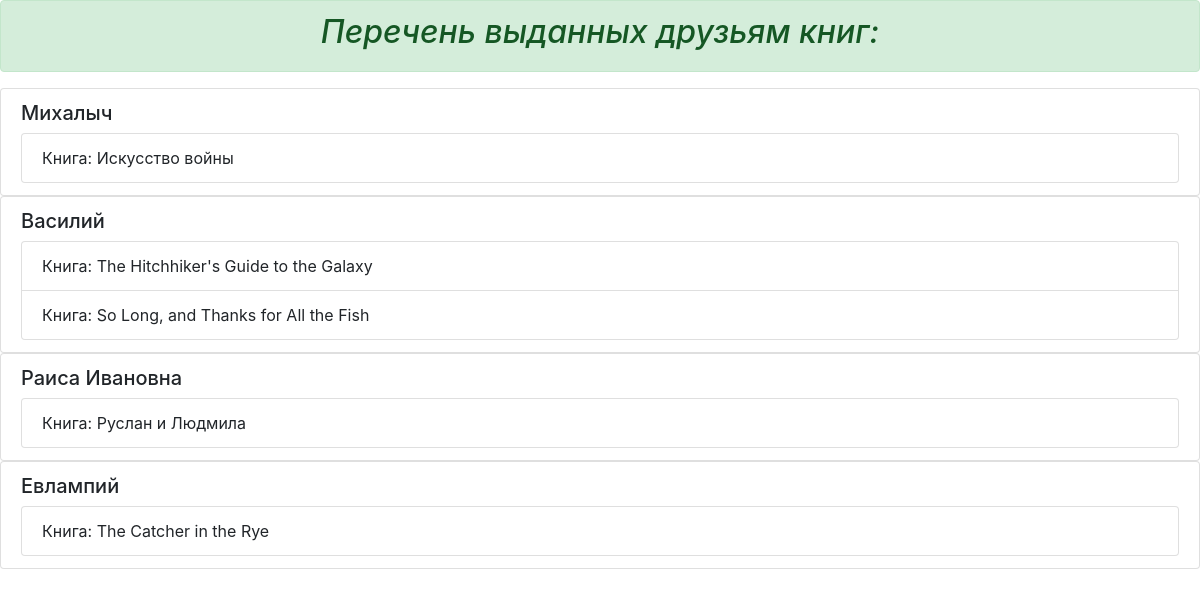
The app's page /friend_list/ with its own data.
### p_library/models.py (models this page shows, shortened)
class Friend(models.Model):
	friend_name = models.CharField(max_length=30)

class Book(models.Model):
	ISBN = models.CharField(max_length=13)
	title = models.TextField()
	description = models.TextField()
	year_release = models.SmallIntegerField()
	author = models.ForeignKey(Author, on_delete=models.CASCADE)
	publisher = models.ForeignKey(Publisher, on_delete=models.CASCADE, null=True, blank=True, related_name='books')
	copy_count = models.SmallIntegerField(default=1)
	price = models.DecimalField(default=0.00, max_digits=7, decimal_places=2)
	friend = models.ManyToManyField(Friend, blank=True, related_name='books')
	image = models.ImageField(upload_to='picture/%Y/%m/%d', blank=True)

### p_library/views.py (the view)
# urls.py: path('friend_list/', views.friend_list),
def friend_list(request):
	template = loader.get_template('friend_list.html')
	friends = Friend.objects.all()
	data = {"friends": friends,}
	return HttpResponse(template.render(data, request))

### p_library/templates/friend_list.html (shortened to what this page needs)
{% extends 'base.html' %}
{% block header %}Перечень выданных друзьям книг:{% endblock header %}
{% block content %}
{% for friend in friends %}
<ul class="list-group">
    <li class="list-group-item">
        <h5>{{ friend.friend_name }}</h5>
            <ul class="list-group">
            {% for book in friend.books.all %}
                <li class="list-group-item"> Книга: {{ book.title }}</li>
            {% endfor %}
        </ul>
    </li>
</ul>
{% endfor %}
{% endblock %}

### p_library/templates/base.html (shortened to what this page needs)
<!DOCTYPE html>
{% load staticfiles %}
<html lang="en">
<head>
    <link rel="stylesheet" href='{% static "bootstrap/bootstrap.min.css" %}' />
</head>
<body>
    <div class="alert alert-success" role="alert">
        <h2 class="text-center font-italic">{% block header %}{% endblock header %}</h2>
    </div>
        {% block content %}
        {% endblock content %}
</body>

### records on screen
Friend: friend_name "Михалыч"
Book: title "Искусство войны"
Friend: friend_name "Василий"
Book: title "The Hitchhiker's Guide to the Galaxy"
Book: title "So Long, and Thanks for All the Fish"
Friend: friend_name "Раиса Ивановна"
Book: title "Руслан и Людмила"
Friend: friend_name "Евлампий"
Book: title "The Catcher in the Rye"
